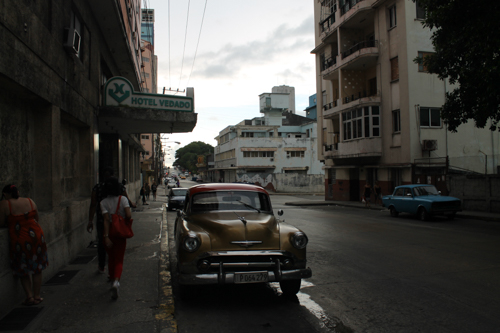
#> input picture 2.Aufgabe/bild01.jpg, 500 x 333 px
$ jupyter execute aufgabe2.ipynb
#> lines starting #> are read from the running program, lines starting #| are printed output that depends on the picture
[cell 1]
import numpy as np
import skimage as ski
import matplotlib.pyplot as plt

img = ski.io.imread("bild01.jpg")
#> img is the input picture: shape (333, 500, 3); mean R, G, B 62.9, 61.8, 58.3
ref= ski.io.imread("bild02.jpg")
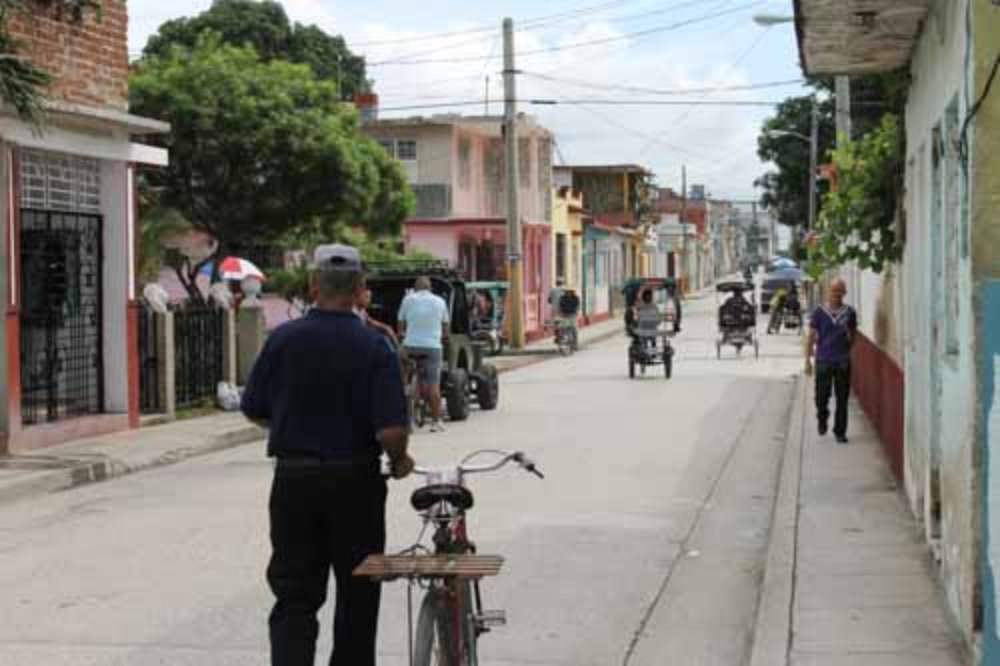
#> input picture 2.Aufgabe/bild02.jpg, 1000 x 666 px
#> ref is the input picture: shape (666, 1000, 3); mean R, G, B 131.7, 129.6, 122.9

img_gray = (ski.color.rgb2gray(img) * 255).astype(np.uint8)
ref_gray = (ski.color.rgb2gray(ref) * 255).astype(np.uint8)
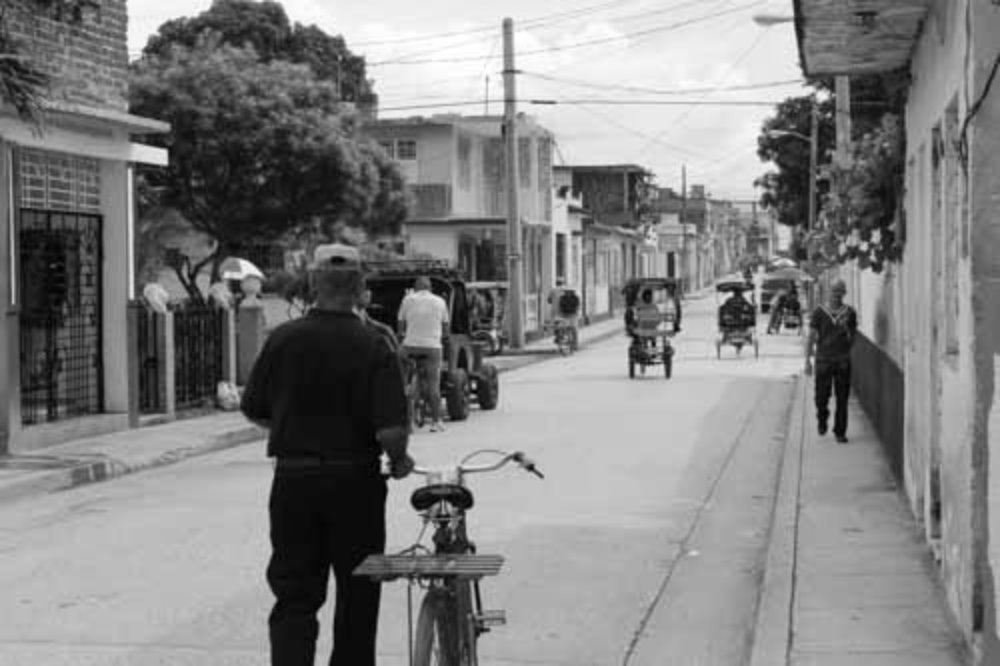
#> ref_gray: shape (666, 1000); min 0, max 255, mean 129.1

img_histo, _ = np.histogram(img_gray, bins=256, range=(0, 256))
#> img_histo = 256 values, max 3831 at index 24, min 7 at index 190, mean 650.4
ref_histo, _ = np.histogram(ref_gray, bins=256, range=(0, 256))
#> ref_histo = 256 values, max 9778 at index 188, min 11 at index 0, mean 2601.6

cum_hist1 = np.cumsum(img_histo)
#> cum_hist1 = 256 values from 183 to 166500
cum_hist2 = np.cumsum(ref_histo)
#> cum_hist2 = 256 values from 11 to 666000

fig, axes = plt.subplots(1, 2, figsize=(15, 5))
axes[0].plot(cum_hist1)
axes[0].set_title("img_histo")
axes[1].plot(cum_hist2)
axes[1].set_title("ref_histo")
axes[0].grid()
axes[1].grid()
plt.tight_layout()
plt.show()
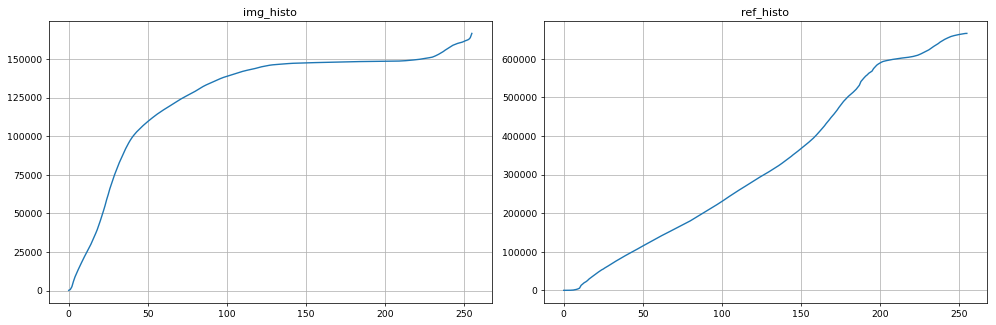
#> figure drawn by matplotlib, 2 panels; panel 1: curve peaks at x = 255, y = 166500; panel 2: curve peaks at x = 255, y = 666000

**Was ist eine homogene und was eine nicht-homogene Punktoperation?**
- Homogene Punktoperationen behandeln jeden Pixel einzeln, unabhängig von anderen pixeln, aber alle Pixel werden auf die selbe weise verändert.
- Nicht-Homogene Punktoperationen können die Pixel in ahbängigkeit von z.b. posiotion untershiedlich behandeln im selben Bild.

**Was ist der Unterschied zwischen Punktoperationen und Filteroperationen?**
- Filteroperationen nutzen mehr als nur einen Pixel um eine Anpassung vorzunehmen. Bei einem Blur werden beispielsweise mehrere pixel einer region betrachtet um eine unschärfe zu erzeugen.
- Bei Punktoperation ist lediglich der aktuelle betrachtete Pixel relevant

[cell 2]
def match_Histo(img_histo, ref_histo):

    img_cum = np.cumsum(img_histo).astype(float)
#> img_cum = 256 values from 183 to 166500
    img_cum = img_cum / np.sum(img_histo)
#> img_cum = 256 values from 0.0011 to 1

    ref_cum = np.cumsum(ref_histo).astype(float)
#> ref_cum = 256 values from 11 to 666000
    ref_cum = ref_cum / np.sum(ref_histo)
#> ref_cum = 256 values from 1.65e-05 to 1

    LUT = np.zeros(256)

    for i in range(256):
        j = np.searchsorted(ref_cum, img_cum[i], side='right')
        LUT[i] = j
#> this loop made 256 passes
#> j on passes 1 to 3: 6, 9, 11
#> after the loop, LUT = 256 values from 6 to 256

    return LUT


LUT = match_Histo(img_histo, ref_histo)
#> LUT = 256 values from 6 to 256
img_matched = LUT[img_gray]
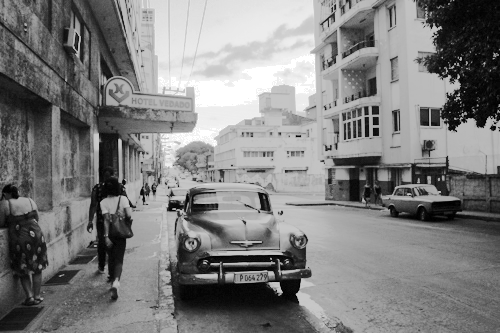
#> img_matched: shape (333, 500) float64; min 6, max 256, mean 130.6; drawn with min black and max white

hist_matched, _ = np.histogram(img_matched, bins=256, range=(0, 256))
#> hist_matched = 256 values, max 3831 at index 102, min 0 at index 0, mean 650.4
cum_hist_matched = np.cumsum(hist_matched)
#> cum_hist_matched = 256 values from 0 to 166500

fig, axes = plt.subplots(2, 2, figsize=(12, 10))
axes[0, 0].imshow(ref_gray, cmap='gray')
axes[0, 0].set_title("ref")
axes[0, 1].imshow(img_matched, cmap='gray')
axes[0, 1].set_title("matched")
axes[1, 0].plot(cum_hist2)
axes[1, 0].grid(True)
axes[1, 1].plot(cum_hist_matched)
axes[1, 1].grid(True)
plt.tight_layout()
plt.show()
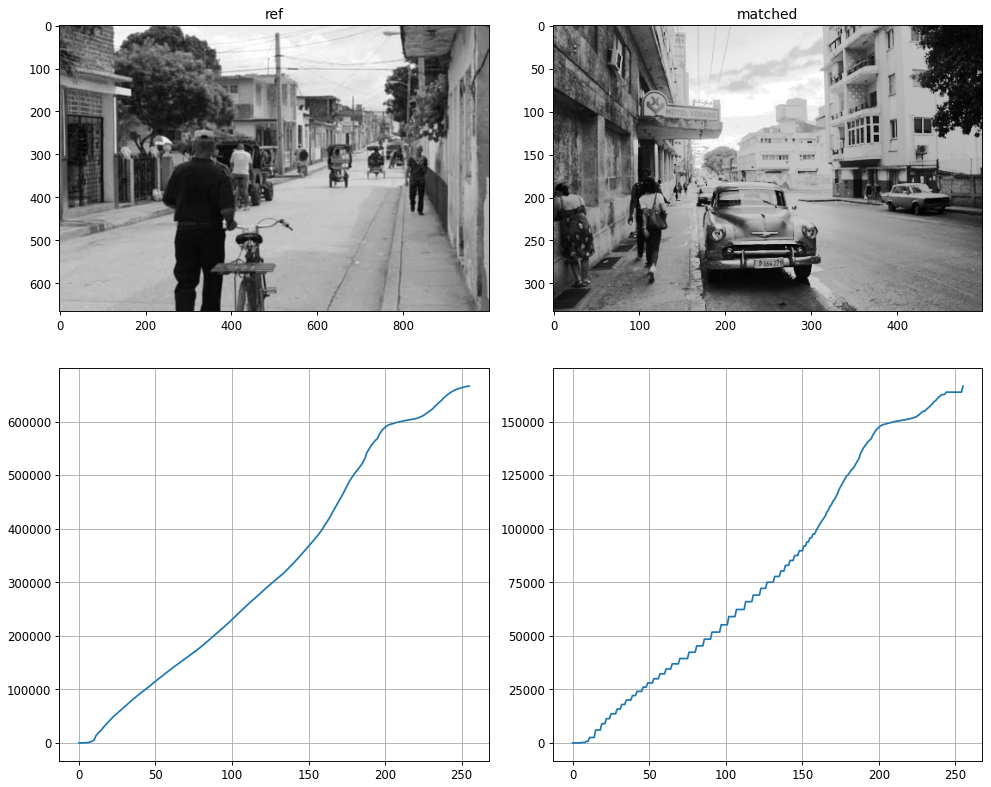
#> figure drawn by matplotlib, 4 panels; panel 3: curve peaks at x = 255, y = 666000; panel 4: curve peaks at x = 255, y = 166500
